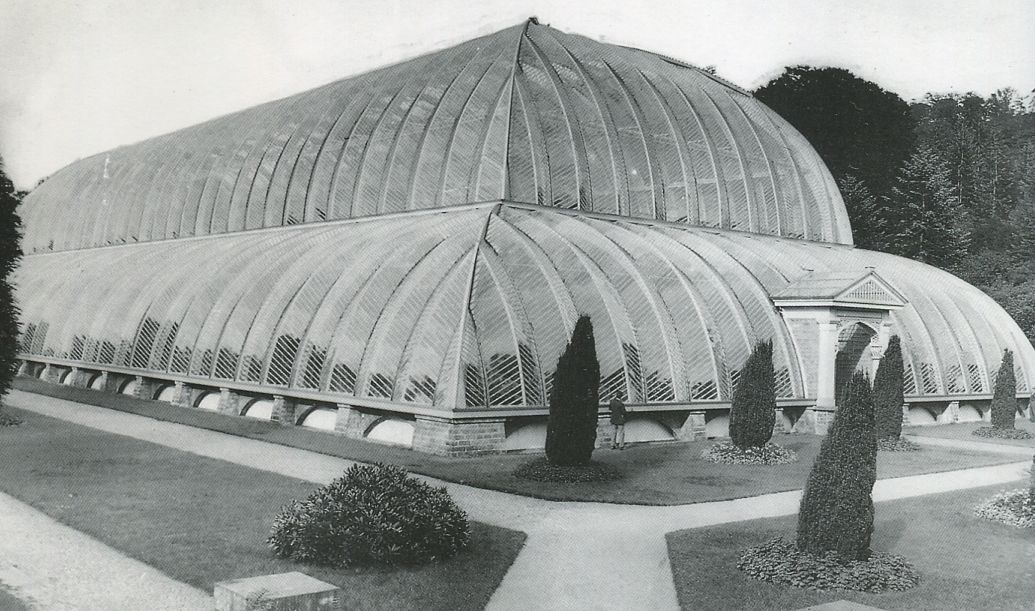
#> input picture models/chatsworth-great-stove-rib-bay/refs/great-conservatory-19c-photo.jpg, 1035 x 611 px, given in place of crop-minerva-bust.png, which was not available
$ python make_compare.py
#> lines starting #> are read from the running program, lines starting #| are printed output that depends on the picture; pictures that were not available may be replaced by others from this repository, and a replacement may not be noted
#!/usr/bin/env python3
"""Compose renders/compare.jpg: the stereograph crop (left) beside the
photomatch render (right), same height."""
import os
from PIL import Image

BASE = os.path.expanduser("~/workspace/cp-models/minerva-bust")
photo = Image.open(os.path.join(BASE, "refs", "crop-minerva-bust.png")).convert("RGB")
#> photo is the input picture: PIL image 1035x611 RGB; mean R, G, B 152.2, 156.4, 153.9
render = Image.open(os.path.join(BASE, "renders", "photomatch.png")).convert("RGB")
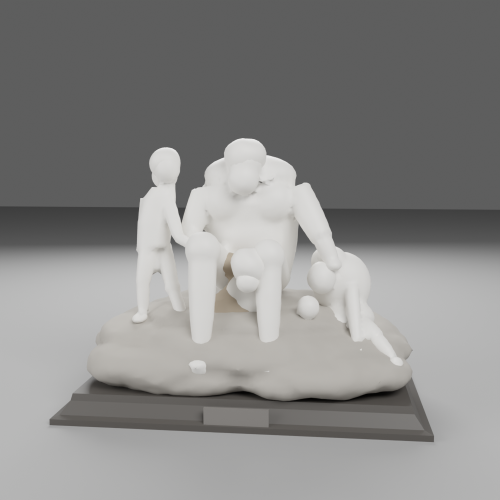
#> input picture models/cain-and-his-children/renders/photomatch.png, 1000 x 1000 px, found by its file name (shown at 1/2 size)
h = 1100
photo = photo.resize((int(photo.width * h / photo.height), h), Image.LANCZOS)
#> photo: PIL image 1863x1100 RGB
render = render.resize((int(render.width * h / render.height), h), Image.LANCZOS)
#> render: PIL image 1100x1100 RGB
out = Image.new("RGB", (photo.width + render.width + 12, h), (24, 24, 24))
#> out: PIL image 2975x1100 RGB; every value is 24
out.paste(photo, (0, 0))
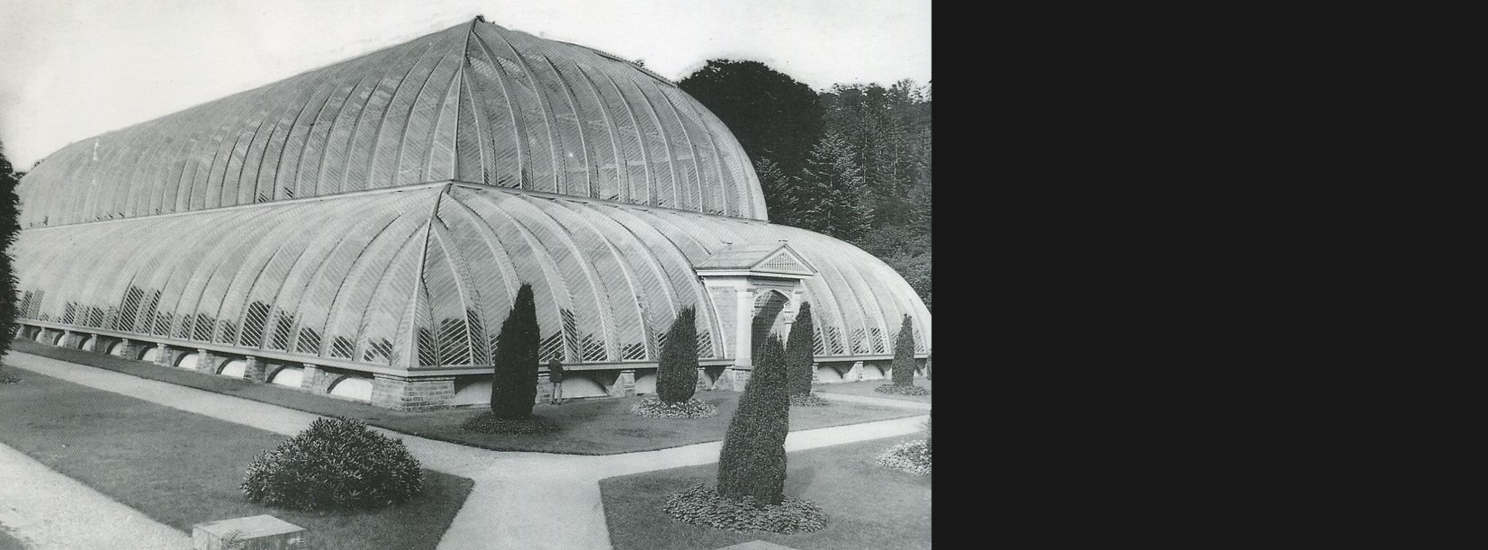
#> out: PIL image 2975x1100 RGB (shown at 1/2 size); mean R, G, B 104.3, 106.9, 105.3
out.paste(render, (photo.width + 12, 0))
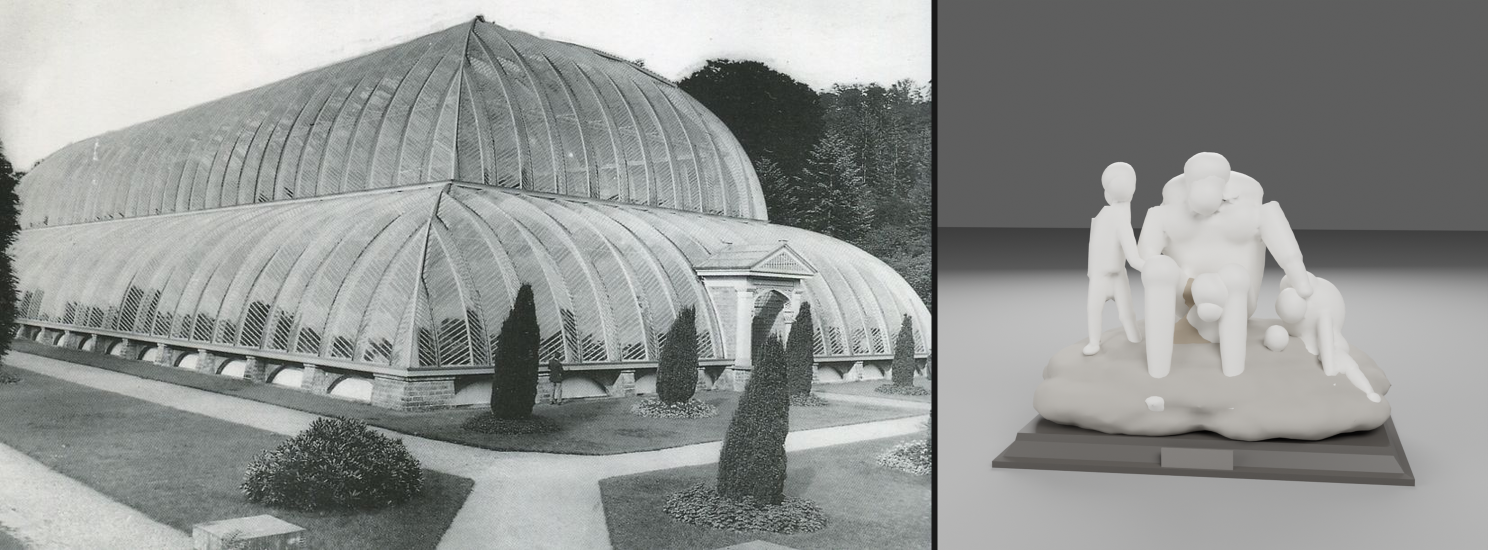
#> out: PIL image 2975x1100 RGB (shown at 1/2 size); mean R, G, B 146.2, 148.7, 146.7
out.save(os.path.join(BASE, "renders", "compare.jpg"), quality=88)
print("compare.jpg", out.size)
#| compare.jpg (2975, 1100)
